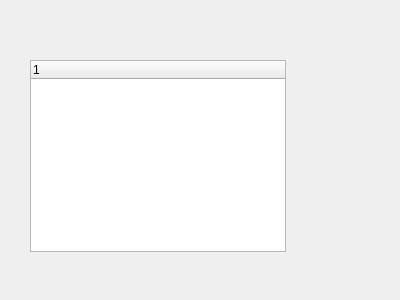
<?xml version="1.0" encoding="UTF-8"?>
<ui version="4.0">
 <class>Widget</class>
 <widget class="QWidget" name="Widget">
  <property name="geometry">
   <rect>
    <x>0</x>
    <y>0</y>
    <width>400</width>
    <height>300</height>
   </rect>
  </property>
  <property name="windowTitle">
   <string>Widget</string>
  </property>
  <widget class="QTreeWidget" name="treeWidget">
   <property name="geometry">
    <rect>
     <x>30</x>
     <y>60</y>
     <width>256</width>
     <height>192</height>
    </rect>
   </property>
   <column>
    <property name="text">
     <string notr="true">1</string>
    </property>
   </column>
  </widget>
 </widget>
 <layoutdefault spacing="6" margin="11"/>
 <resources/>
 <connections/>
</ui>
